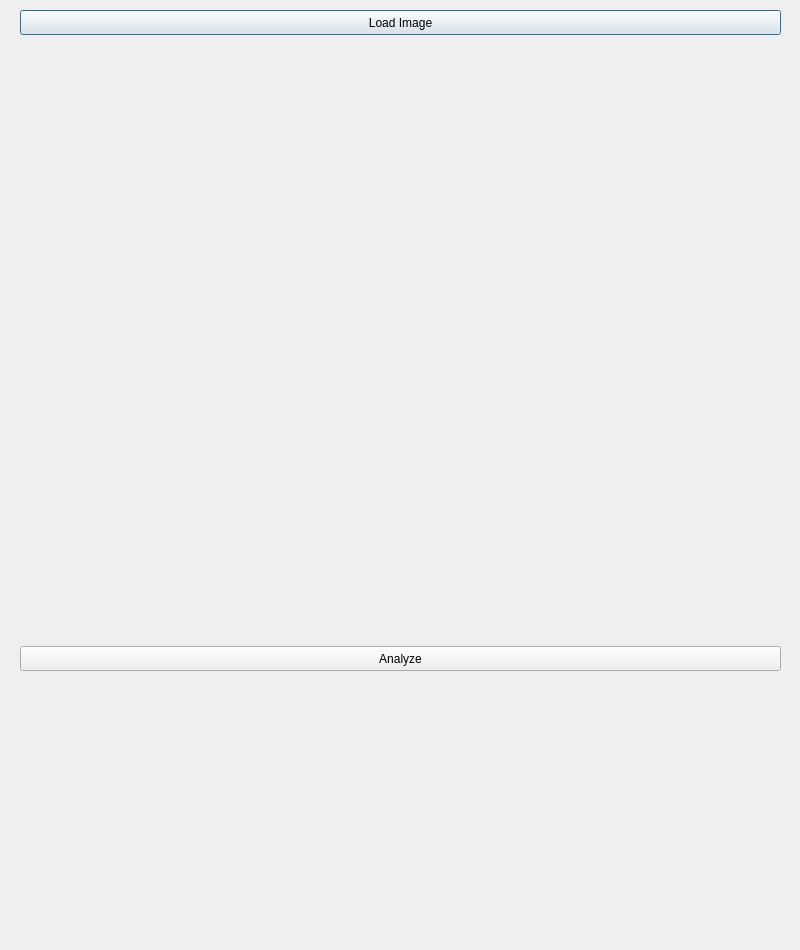
<?xml version="1.0" encoding="UTF-8"?>
<ui version="4.0">
 <class>Dialog</class>
 <widget class="QDialog" name="Dialog">
  <property name="geometry">
   <rect>
    <x>0</x>
    <y>0</y>
    <width>800</width>
    <height>950</height>
   </rect>
  </property>
  <property name="windowTitle">
   <string>Dialog</string>
  </property>
  <widget class="QWidget" name="verticalLayoutWidget">
   <property name="geometry">
    <rect>
     <x>20</x>
     <y>10</y>
     <width>761</width>
     <height>661</height>
    </rect>
   </property>
   <layout class="QVBoxLayout" name="verticalLayout">
    <item>
     <widget class="QPushButton" name="loadButton">
      <property name="sizePolicy">
       <sizepolicy hsizetype="Minimum" vsizetype="Preferred">
        <horstretch>0</horstretch>
        <verstretch>1</verstretch>
       </sizepolicy>
      </property>
      <property name="text">
       <string>Load Image</string>
      </property>
     </widget>
    </item>
    <item>
     <widget class="QLabel" name="imageLabel">
      <property name="enabled">
       <bool>true</bool>
      </property>
      <property name="sizePolicy">
       <sizepolicy hsizetype="Preferred" vsizetype="Preferred">
        <horstretch>0</horstretch>
        <verstretch>21</verstretch>
       </sizepolicy>
      </property>
      <property name="text">
       <string/>
      </property>
     </widget>
    </item>
    <item>
     <widget class="QLabel" name="textLabel">
      <property name="sizePolicy">
       <sizepolicy hsizetype="Preferred" vsizetype="Preferred">
        <horstretch>0</horstretch>
        <verstretch>3</verstretch>
       </sizepolicy>
      </property>
      <property name="text">
       <string/>
      </property>
     </widget>
    </item>
    <item>
     <widget class="QPushButton" name="analyzeButton">
      <property name="sizePolicy">
       <sizepolicy hsizetype="Minimum" vsizetype="Preferred">
        <horstretch>0</horstretch>
        <verstretch>1</verstretch>
       </sizepolicy>
      </property>
      <property name="text">
       <string>Analyze</string>
      </property>
     </widget>
    </item>
   </layout>
  </widget>
 </widget>
 <resources/>
 <connections/>
</ui>
